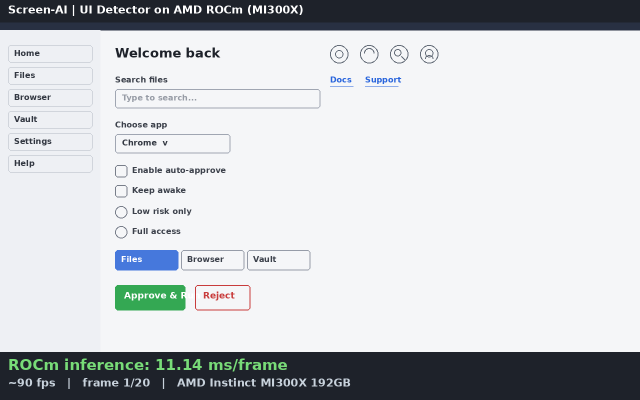
#> input picture screenai_rocm_frame.png, 1280 x 800 px (shown at 1/2 size)
$ python -i scan_screen.py   (imports and definitions only)
#> lines starting #> are read from the running program, lines starting #| are printed output that depends on the picture; after the words box and inside, x2 and y2 are one past the last pixel; in counts of white or black regions, pixels touching at a corner belong together
#> further down, picture is the input picture: PIL image 1280x800 RGB; mean R, G, B 199.5, 202.7, 205.9
from __future__ import annotations

import argparse
import hashlib
import json
import subprocess
import time
from datetime import datetime
from pathlib import Path

import cv2
import numpy as np
import pyautogui
from PIL import Image, ImageDraw, ImageFont


ROOT = Path(__file__).resolve().parent
OUT = ROOT / "output"
CACHE = ROOT / ".screen_cache"


def capture_screen() -> Image.Image:
    return pyautogui.screenshot()


def image_hash(image: Image.Image) -> str:
    return hashlib.sha256(image.tobytes()).hexdigest()[:24]


# [30 lines left out: function run_uia_scan, not called in this run]


def detect_visual_boxes(image: Image.Image, limit: int = 350) -> list[dict]:
#> called with limit = 350
    arr = cv2.cvtColor(np.array(image), cv2.COLOR_RGB2BGR)
    gray = cv2.cvtColor(arr, cv2.COLOR_BGR2GRAY)
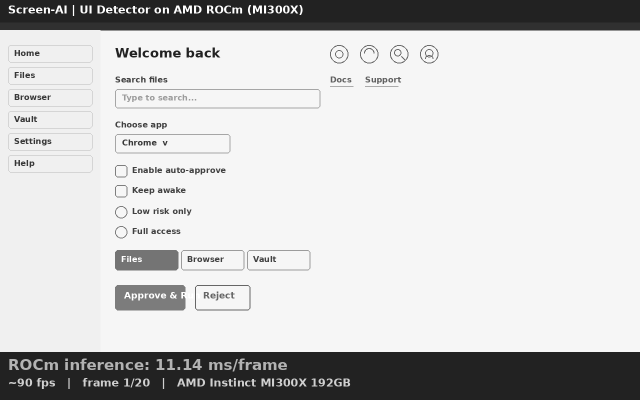
#> gray: shape (800, 1280) (shown at 1/2 size); min 34, max 255, mean 202.2

    # Edges plus light morphology catches many rectangles, fields, and button borders.
    edges = cv2.Canny(gray, 45, 130)
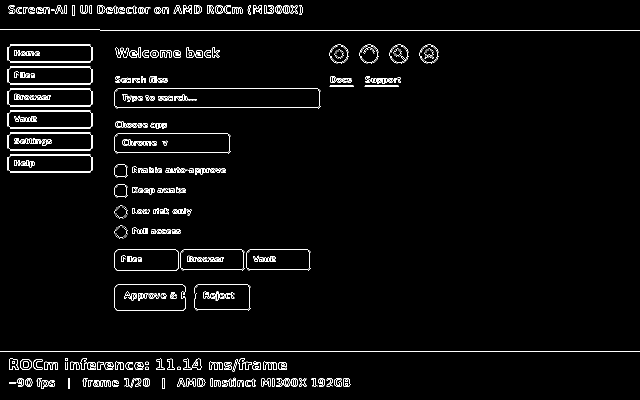
#> edges: shape (800, 1280) (shown at 1/2 size); 2.6% white in thin lines or dots
    kernel = cv2.getStructuringElement(cv2.MORPH_RECT, (5, 3))
    closed = cv2.morphologyEx(edges, cv2.MORPH_CLOSE, kernel, iterations=2)
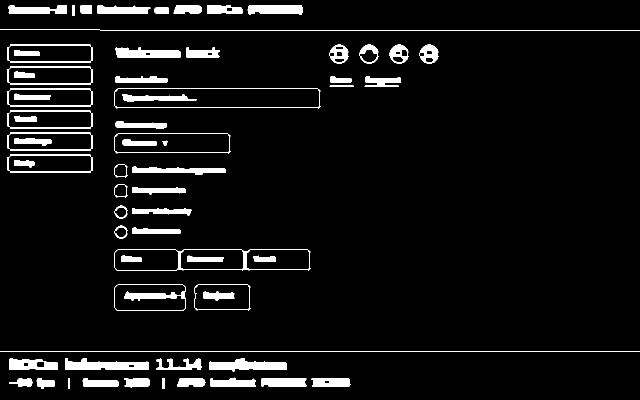
#> closed: shape (800, 1280) (shown at 1/2 size); 5.7% white; 67 white regions

    contours, _ = cv2.findContours(closed, cv2.RETR_EXTERNAL, cv2.CHAIN_APPROX_SIMPLE)
#> contours = 54 contours, 2 with area under 20; largest, box (x1, y1, x2, y2) and area: (229, 499, 621, 541) 15351, (229, 177, 641, 217) 15130, (229, 267, 461, 307) 8470, (229, 569, 371, 621) 7143, (15, 309, 186, 346) 6028
    boxes: list[tuple[int, int, int, int, float]] = []
    screen_area = image.width * image.height
#> screen_area = 1024000

    for contour in contours:
        x, y, w, h = cv2.boundingRect(contour)
        area = w * h
        if w < 24 or h < 14:
            continue
        if area < 300 or area > screen_area * 0.65:
            continue
        aspect = w / max(h, 1)
        if aspect > 30 or aspect < 0.08:
            continue
        boxes.append((x, y, x + w, y + h, float(area)))
#> this loop made 54 passes
#> (x, y, w, h, area, aspect) on passes 1, 2, 3, 4, 6, 7, 9, 10, 11, 12, 13, 14: (18, 757, 47, 16, 752, 2.94), (623, 756, 78, 17, 1326, 4.59), (523, 756, 90, 17, 1530, 5.29), (354, 756, 57, 17, 969, 3.35), (248, 756, 52, 19, 988, 2.74), (165, 756, 72, 17, 1224, 4.24), (73, 756, 37, 22, 814, 1.68), (421, 755, 91, 18, 1638, 5.06), (313, 717, 91, 23, 2093, 3.96), (18, 717, 98, 23, 2254, 4.26), (418, 716, 156, 27, 4212, 5.78), (130, 716, 167, 24, 4008, 6.96)
#> (x, y, w, h, area) on passes 19, 34, 36, 37, 46, 47: (265, 455, 96, 13, 1248), (659, 171, 48, 3, 144), (661, 152, 42, 13, 546), (231, 152, 104, 13, 1352), (0, 59, 1280, 2, 2560), (309, 14, 29, 13, 377)
#> after the loop, boxes = 43 items, first 6: (18, 757, 65, 773, 752), (623, 756, 701, 773, 1326), (523, 756, 613, 773, 1530), (354, 756, 411, 773, 969), (248, 756, 300, 775, 988), (165, 756, 237, 773, 1224)

    boxes.sort(key=lambda item: item[4], reverse=True)
    return [
        {
            "source": "vision",
            "role": "visual_candidate",
            "localized_role": "visual candidate",
            "label": "",
            "automation_id": "",
            "class_name": "",
            "process_id": None,
            "depth": None,
            "bounds": [x1, y1, x2, y2],
            "center": [(x1 + x2) // 2, (y1 + y2) // 2],
            "confidence": 0.45,
        }
        for x1, y1, x2, y2, _ in boxes[:limit]
    ]


def area(bounds: list[int]) -> int:
    x1, y1, x2, y2 = bounds
    return max(0, x2 - x1) * max(0, y2 - y1)


# [181 lines left out: functions valid_bounds, draw_overlay, actionable_elements, short_action_report, main, not called in this run]


# [2 lines not run here, left out]

>>> from PIL import Image
>>> picture = Image.open('../screenai_rocm_frame.png')
>>> result = detect_visual_boxes(picture)
#> result = 43 items
